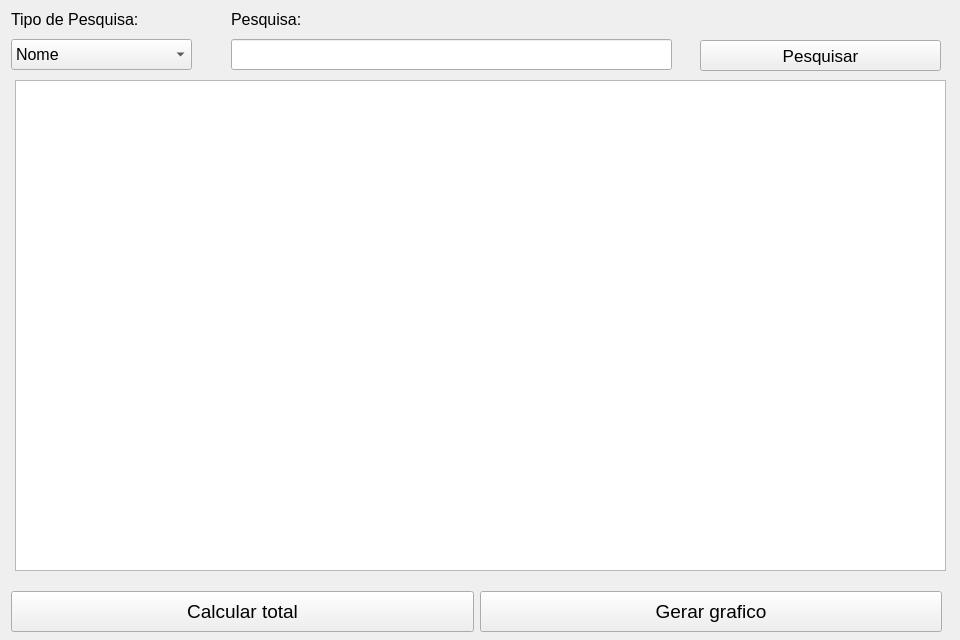
<?xml version="1.0" encoding="UTF-8"?>
<ui version="4.0">
 <class>Contabilidade</class>
 <widget class="QWidget" name="Contabilidade">
  <property name="geometry">
   <rect>
    <x>0</x>
    <y>0</y>
    <width>960</width>
    <height>640</height>
   </rect>
  </property>
  <property name="windowTitle">
   <string>Contabilidade</string>
  </property>
  <property name="locale">
   <locale language="Portuguese" country="Brazil"/>
  </property>
  <widget class="QLabel" name="labelPesquisa">
   <property name="geometry">
    <rect>
     <x>231</x>
     <y>11</y>
     <width>81</width>
     <height>17</height>
    </rect>
   </property>
   <property name="font">
    <font>
     <pointsize>12</pointsize>
    </font>
   </property>
   <property name="text">
    <string>Pesquisa:</string>
   </property>
  </widget>
  <widget class="QLabel" name="labelTipoPesquisa">
   <property name="geometry">
    <rect>
     <x>11</x>
     <y>11</y>
     <width>141</width>
     <height>17</height>
    </rect>
   </property>
   <property name="font">
    <font>
     <pointsize>12</pointsize>
    </font>
   </property>
   <property name="text">
    <string>Tipo de Pesquisa:</string>
   </property>
  </widget>
  <widget class="QComboBox" name="comboBoxTipoPesquisa">
   <property name="geometry">
    <rect>
     <x>11</x>
     <y>39</y>
     <width>181</width>
     <height>31</height>
    </rect>
   </property>
   <property name="sizePolicy">
    <sizepolicy hsizetype="Expanding" vsizetype="Maximum">
     <horstretch>0</horstretch>
     <verstretch>0</verstretch>
    </sizepolicy>
   </property>
   <property name="font">
    <font>
     <pointsize>12</pointsize>
    </font>
   </property>
   <item>
    <property name="text">
     <string>Nome</string>
    </property>
   </item>
   <item>
    <property name="text">
     <string>CPF</string>
    </property>
   </item>
   <item>
    <property name="text">
     <string>Mensalidade</string>
    </property>
   </item>
   <item>
    <property name="text">
     <string>Item</string>
    </property>
   </item>
   <item>
    <property name="text">
     <string>Doação</string>
    </property>
   </item>
  </widget>
  <widget class="QLineEdit" name="lineEditPesquisa">
   <property name="geometry">
    <rect>
     <x>231</x>
     <y>39</y>
     <width>441</width>
     <height>31</height>
    </rect>
   </property>
   <property name="font">
    <font>
     <pointsize>13</pointsize>
    </font>
   </property>
  </widget>
  <widget class="QPushButton" name="pushButtonPesquisa">
   <property name="geometry">
    <rect>
     <x>700</x>
     <y>40</y>
     <width>241</width>
     <height>31</height>
    </rect>
   </property>
   <property name="font">
    <font>
     <pointsize>13</pointsize>
    </font>
   </property>
   <property name="text">
    <string>Pesquisar</string>
   </property>
  </widget>
  <widget class="QTableView" name="tableViewContabilidade">
   <property name="geometry">
    <rect>
     <x>15</x>
     <y>80</y>
     <width>931</width>
     <height>491</height>
    </rect>
   </property>
  </widget>
  <widget class="QWidget" name="layoutWidget">
   <property name="geometry">
    <rect>
     <x>11</x>
     <y>591</y>
     <width>931</width>
     <height>41</height>
    </rect>
   </property>
   <layout class="QHBoxLayout" name="horizontalLayoutAcoes">
    <item>
     <widget class="QPushButton" name="pushButtonCalcular">
      <property name="sizePolicy">
       <sizepolicy hsizetype="Minimum" vsizetype="Preferred">
        <horstretch>0</horstretch>
        <verstretch>0</verstretch>
       </sizepolicy>
      </property>
      <property name="font">
       <font>
        <pointsize>14</pointsize>
       </font>
      </property>
      <property name="text">
       <string>Calcular total</string>
      </property>
     </widget>
    </item>
    <item>
     <widget class="QPushButton" name="pushButtonGerarGrafico">
      <property name="sizePolicy">
       <sizepolicy hsizetype="Minimum" vsizetype="Preferred">
        <horstretch>0</horstretch>
        <verstretch>0</verstretch>
       </sizepolicy>
      </property>
      <property name="font">
       <font>
        <pointsize>14</pointsize>
       </font>
      </property>
      <property name="text">
       <string>Gerar grafico</string>
      </property>
     </widget>
    </item>
   </layout>
  </widget>
 </widget>
 <resources/>
 <connections/>
</ui>
